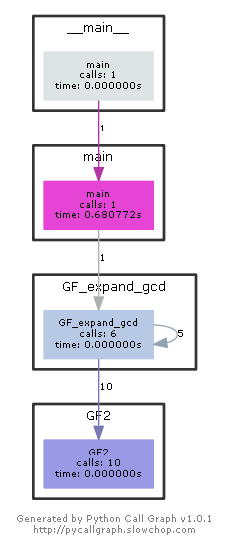

The script that drew this image:
# -*- coding: utf-8 -*-
'''
有限域：GF(2^8)
ploy = 0x11b
'''
from pycallgraph import Config
from pycallgraph import GlobbingFilter
from pycallgraph import PyCallGraph
from pycallgraph.output import GraphvizOutput


def GF2(a, b, sign, ploy):
    ans = 0
    if sign == '+' or sign == '-':  # 加减
        ans = a ^ b
        return ans, 0

    elif sign == '*':  # 乘
        while b > 0:
            if b & 1 == 1:
                ans = ans ^ a
            a = a << 1
            if 1 & (a >> 8) == 1:
                a = a ^ ploy
            a = a & 0xff  # 这一步有何目的？
            b = b >> 1
        return ans, 0

    else:  # 除
        if a == 0:
            return 0, 0
        elif b == 0:
            print("error!")
            return None, None

        rec = len(str(bin(a))[2:]) - len(str(bin(b))[2:])
        while rec >= 0:
            ans = ans ^ (1 << rec)
            a = a ^ (b << rec)
            if a == 0:
                rec = 0 - len(str(bin(b))[2:])
            else:
                rec = len(str(bin(a))[2:]) - len(str(bin(b))[2:])
            # print(f"a:{bin(a)},b:{bin(b)}")
            # print(f"rec:{rec}")

        return ans, a


def GF_expand_gcd(a, b, ploy):
    if b == 0:
        return 1, 0, a
    else:
        m, r = GF2(a, b, '/', ploy)
        x_tmp, y_tmp, gcd = GF_expand_gcd(b, r, ploy)
        x = y_tmp
        y = x_tmp ^ GF2(y_tmp, m, '*', ploy)[0]
        return x, y, gcd


def main():
    ploy = 0x11b
    s = input()
    a = int(s.split()[0], 16)
    b = int(s.split()[1], 16)
    # print(bin(a), bin(b))
    x, y, gcd = GF_expand_gcd(a, b, ploy)

    if x < 16:
        print(f"0{str(hex(x))[2:]}", end=' ')
    else:
        print(f"{str(hex(x))[2:]}", end=' ')

    if y < 16:
        print(f"0{str(hex(y))[2:]}", end=' ')
    else:
        print(f"{str(hex(y))[2:]}", end=' ')

    if gcd < 16:
        print(f"0{str(hex(gcd))[2:]}")
    else:
        print(f"{str(hex(gcd))[2:]}")


if __name__ == "__main__":
    ############################################################################
    '''
        生成函数调用图
    '''
    config = Config()
    config.trace_filter = GlobbingFilter(
        include=[
            '*'
        ]
    )
    config.trace_filter = GlobbingFilter(
        exclude=['pycallgraph.*']
    )
    ############################################################################

    graphviz = GraphvizOutput()
    graphviz.output_file = '有限域拓展欧几里得算法.png'
    with PyCallGraph(output=graphviz, config=config):
        main()
